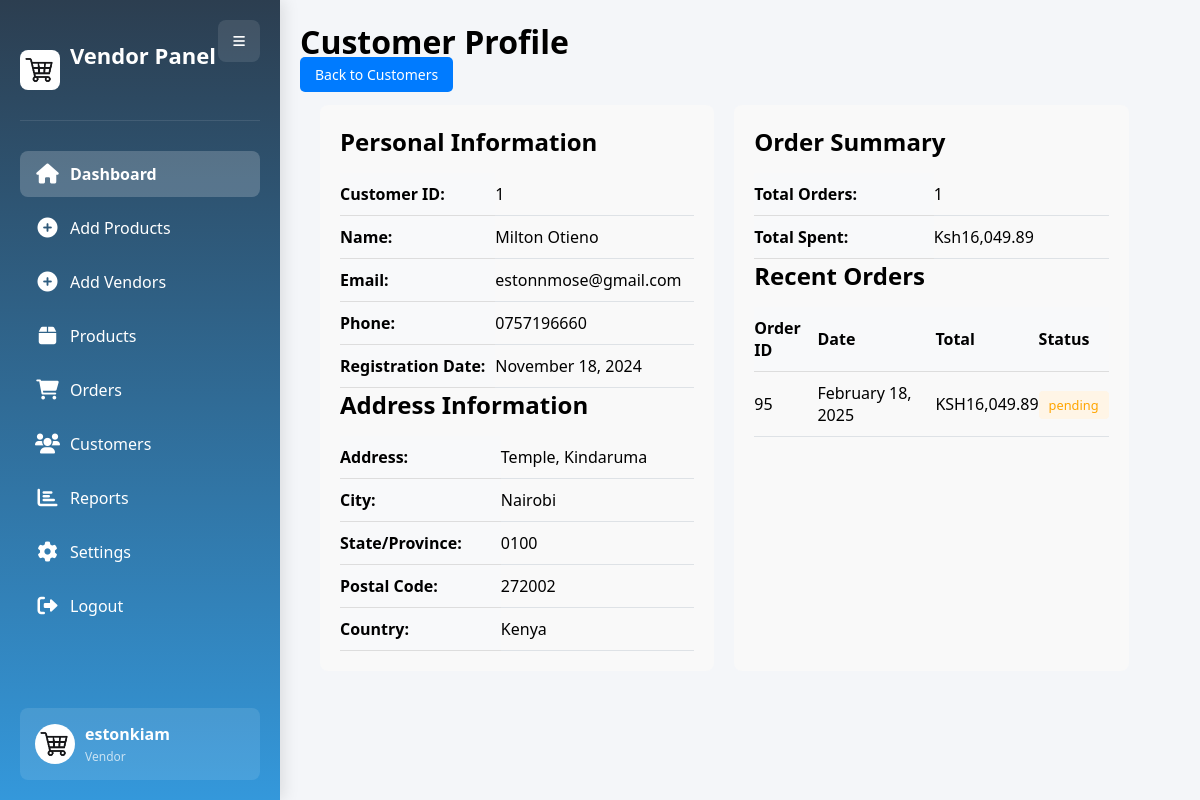
The page /admin/view_profile.php?id=1 (signed in) on the database its author committed.
### tables this page shows
CREATE TABLE `customers` (
  `customer_id` int(11) NOT NULL,
  `first_name` varchar(100) NOT NULL,
  `last_name` varchar(100) NOT NULL,
  `email` varchar(255) NOT NULL,
  `password` varchar(255) NOT NULL,
  `phone` varchar(20) DEFAULT NULL,
  `address_line1` varchar(255) DEFAULT NULL,
  `address_line2` varchar(255) DEFAULT NULL,
  `city` varchar(100) NOT NULL,
  `state` varchar(100) NOT NULL,
  `postal_code` varchar(20) NOT NULL,
  `country` varchar(100) NOT NULL,
  `created_at` timestamp NOT NULL DEFAULT current_timestamp(),
  `reset_token` varchar(255) DEFAULT NULL,
  `reset_token_expiry` datetime DEFAULT NULL
);

CREATE TABLE `orders` (
  `id` int(11) NOT NULL,
  `customer_id` int(11) NOT NULL,
  `total_amount` decimal(10,2) NOT NULL DEFAULT 0.00,
  `shipping_address` varchar(255) NOT NULL,
  `city` varchar(100) NOT NULL,
  `phone` varchar(20) NOT NULL,
  `payment_method` enum('mpesa','card','cash') NOT NULL,
  `payment_status` enum('pending','paid','failed') DEFAULT 'pending',
  `status` enum('pending','processing','shipped','delivered','cancelled') DEFAULT 'pending',
  `transaction_id` varchar(100) DEFAULT NULL,
  `created_at` timestamp NOT NULL DEFAULT current_timestamp(),
  `updated_at` timestamp NOT NULL DEFAULT current_timestamp() ON UPDATE current_timestamp(),
  `product_details` text DEFAULT NULL
);

### admin/view_profile.php (the view, shortened to what this page needs)
<?php
$servername = "localhost";
$username = "root";
$password = "";
$dbname = "ecommerce";
$customer_id = intval($_GET['id']);
$conn = new mysqli($servername, $username, $password, $dbname);
$stmt = $conn->prepare("
    SELECT
        c.customer_id,
        c.first_name,
        c.last_name,
        c.email,
        c.phone,
        c.created_at,
        c.address_line1,
        c.address_line2,
        c.city,
        c.state,
        c.postal_code,
        c.country,
        (SELECT COUNT(*) FROM orders WHERE customer_id = c.customer_id) as total_orders,
        (SELECT SUM(total_amount) FROM orders WHERE customer_id = c.customer_id) as total_spent
    FROM
        customers c
    WHERE
        c.customer_id = ?
");
$stmt->bind_param("i", $customer_id);
$stmt->execute();
$result = $stmt->get_result();
$customer = $result->fetch_assoc();
$orders_stmt = $conn->prepare("
    SELECT
        id,
        created_at,
        total_amount,
        status
    FROM
        orders
    WHERE
        customer_id = ?
    ORDER BY
        created_at DESC
    LIMIT 5
");
$orders_stmt->bind_param("i", $customer_id);
$orders_stmt->execute();
$orders_result = $orders_stmt->get_result();
?>
<!DOCTYPE html>
<html lang="en">
<head>
    <link href="https://cdnjs.cloudflare.com/ajax/libs/font-awesome/6.0.0/css/all.min.css" rel="stylesheet">
    <link rel="stylesheet" href="assets/css/admindash.css">
</head>
<body>
    <div class="container">
        <?php include('include/sidebar.php'); ?>
        <div class="main-content">
            <div class="profile-header">
                <h1>Customer Profile</h1>
                <div class="header-actions">
                    <a href="customers.php" class="btn btn-primary" style="text-decoration: none;">Back to Customers</a>
                </div>
            </div>
            <div class="profile-container">
                <div class="profile-details">
                    <h2>Personal Information</h2>
                    <table>
                        <tr>
                            <th>Customer ID:</th>
                            <td><?php echo $customer['customer_id']; ?></td>
                        </tr>
                        <tr>
                            <th>Name:</th>
                            <td><?php echo htmlspecialchars($customer['first_name'] . ' ' . $customer['last_name']); ?></td>
                        </tr>
                        <tr>
                            <th>Email:</th>
                            <td><?php echo htmlspecialchars($customer['email']); ?></td>
                        </tr>
                        <tr>
                            <th>Phone:</th>
                            <td><?php echo htmlspecialchars($customer['phone']); ?></td>
                        </tr>
                        <tr>
                            <th>Registration Date:</th>
                            <td><?php echo date('F j, Y', strtotime($customer['created_at'])); ?></td>
                        </tr>
                    </table>
                    <h2>Address Information</h2>
                    <table>
                        <tr>
                            <th>Address:</th>
                            <td>
                                <?php
                                echo htmlspecialchars($customer['address_line1']);
                                if (!empty($customer['address_line2'])) {
                                    echo ', ' . htmlspecialchars($customer['address_line2']);
                                }
                                ?>
                            </td>
                        </tr>
                        <tr>
                            <th>City:</th>
                            <td><?php echo htmlspecialchars($customer['city']); ?></td>
                        </tr>
                        <tr>
                            <th>State/Province:</th>
                            <td><?php echo htmlspecialchars($customer['state']); ?></td>
                        </tr>
                        <tr>
                            <th>Postal Code:</th>
                            <td><?php echo htmlspecialchars($customer['postal_code']); ?></td>
                        </tr>
                        <tr>
                            <th>Country:</th>
                            <td><?php echo htmlspecialchars($customer['country']); ?></td>
                        </tr>
                    </table>
                </div>
                <div class="orders-details">
                    <h2>Order Summary</h2>
                    <table>
                        <tr>
                            <th>Total Orders:</th>
                            <td><?php echo $customer['total_orders']; ?></td>
                        </tr>
                        <tr>
                            <th>Total Spent:</th>
                            <td>Ksh<?php echo number_format($customer['total_spent'], 2); ?></td>
                        </tr>
                    </table>
                    <h2>Recent Orders</h2>
                    <table>
                        <thead>
                            <tr>
                                <th>Order ID</th>
                                <th>Date</th>
                                <th>Total</th>
                                <th>Status</th>
                            </tr>
                        </thead>
                        <tbody>
                            <?php while($order = $orders_result->fetch_assoc()): ?>
                            <tr>
                                <td><?php echo $order['id']; ?></td>
                                <td><?php echo date('F j, Y', strtotime($order['created_at'])); ?></td>
                                <td>KSH<?php echo number_format($order['total_amount'], 2); ?></td>
                                <td>
                                    <span class="order-status <?php echo strtolower($order['status']); ?>">
                                        <?php echo htmlspecialchars($order['status']); ?>
                                    </span>
                                </td>
                            </tr>
                            <?php endwhile; ?>
                        </tbody>
                    </table>
                </div>
            </div>
        </div>
    </div>
</body>
</html>

### admin/include/sidebar.php (shortened to what this page needs)
<?php
$servername = "localhost";
$username = "root";
$password = "";
$dbname = "ecommerce";
$conn = new mysqli($servername, $username, $password, $dbname);
$admin_username = "Admin";
if (isset($_SESSION['admin_id'])) {
    $admin_id = $_SESSION['admin_id'];
    $query = "SELECT username FROM admins WHERE id = ?";
    $stmt = $conn->prepare($query);
    $stmt->bind_param("i", $admin_id);
    $stmt->execute();
    $stmt->bind_result($username);
    if ($stmt->fetch()) {
        $admin_username = $username;
    }
}
?>
<!DOCTYPE html>
<html>
<head>
    <link rel="stylesheet" href="https://cdnjs.cloudflare.com/ajax/libs/font-awesome/6.0.0/css/all.min.css">
</head>
<body>
    <div class="container">
        <div class="sidebar">
            <button class="toggle-btn">
                <i class="fas fa-bars"></i>
            </button>
            <div class="sidebar-header">
                <img src="assets/img/cart.jpg" alt="Logo">
                <h2>Vendor Panel</h2>
            </div>
            <ul>
                <li><a href="dashboard.php" class="active">
                    <i class="fas fa-home"></i><span>Dashboard</span>
                </a></li>
                <li><a href="addproducts.php">
                    <i class="fas fa-plus-circle"></i><span>Add Products</span>
                </a></li>
                <li><a href="registration.php">
                    <i class="fas fa-plus-circle"></i><span>Add Vendors</span>
                </a></li>
                <li><a href="productview.php">
                    <i class="fas fa-box"></i><span>Products</span>
                </a></li>
                <li><a href="orders.php">
                    <i class="fas fa-shopping-cart"></i><span>Orders</span>
                </a></li>
                <li><a href="customers.php">
                    <i class="fas fa-users"></i><span>Customers</span>
                </a></li>
                <li><a href="reports.php">
                    <i class="fas fa-chart-bar"></i><span>Reports</span>
                </a></li>
                <li><a href="settings.php">
                    <i class="fas fa-cog"></i><span>Settings</span>
                </a></li>
                <li><a href="logout.php">
                    <i class="fas fa-sign-out-alt"></i><span>Logout</span>
                </a></li>
            </ul>
            <div class="user-profile">
                <img src="assets/img/cart.jpg" alt="User Avatar">
                <div class="user-info">
                    <h4><?php echo htmlspecialchars($admin_username); ?></h4>
                    <p>Vendor</p>
                </div>
            </div>
        </div>
</body>
</html>

### admin/assets/css/admindash.css (style rules this page uses)
* { margin: 0; padding: 0; box-sizing: border-box; }
body { font-family: Arial, sans-serif; background-color: #f4f6f9; }
.container { display: flex; min-height: 100vh; }
.sidebar { width: 250px; background-color: #343a40; color: white; padding: 20px; }
.sidebar h2 { margin-bottom: 30px; text-align: center; }
.sidebar ul { list-style: none; }
.sidebar ul li { margin-bottom: 15px; }
.sidebar ul li a { color: white; text-decoration: none; display: block; padding: 10px; border-radius: 5px; }
.main-content { flex: 1; padding: 20px; }
table { width: 100%; border-collapse: collapse; margin-top: 15px; }
th, td { padding: 12px; text-align: left; border-bottom: 1px solid #dee2e6; }
th { background-color: #f8f9fa; }
.btn { padding: 8px 15px; border-radius: 5px; border: none; cursor: pointer; font-size: 14px; }
.btn-primary { background-color: #007bff; color: white; }

### admin/view_profile.php (style rules this page uses)
.profile-container { display: flex; gap: 20px; margin: 20px; }
.profile-details, .orders-details { flex: 1; background: #f9f9f9; padding: 20px; border-radius: 8px; }
.profile-details table, .orders-details table { width: 100%; }
.profile-details th, .orders-details th { text-align: left; padding: 10px 0; border-bottom: 1px solid #ddd; }
.profile-details td, .orders-details td { padding: 10px 0; }
.order-status { padding: 5px 10px; border-radius: 4px; font-size: 0.8em; }
.order-status.pending { background-color: #fff5e6; color: orange; }

### admin/include/sidebar.php (style rules this page uses)
* { margin: 0; padding: 0; box-sizing: border-box; font-family: 'Segoe UI', Tahoma, Geneva, Verdana, sans-serif; }
body { background-color: #f4f6f9; }
.container { display: flex; min-height: 100vh; }
.sidebar { width: 280px; background: linear-gradient(180deg, #2c3e50 0%, #3498db 100%); color: white; padding: 20px; position: relative; transition: all 0.3s cubic-bezier(0.4, 0, 0.2, 1); box-shadow: 4px 0 15px rgba(0, 0, 0, 0.1); }
.toggle-btn { position: absolute; right: 20px; top: 20px; background: rgba(255, 255, 255, 0.1); color: white; border: none; padding: 12px 15px; cursor: pointer; border-radius: 8px; transition: all 0.3s ease; z-index: 2; }
.sidebar-header { display: flex; align-items: center; padding: 20px 0; margin-bottom: 30px; border-bottom: 1px solid rgba(255, 255, 255, 0.1); }
.sidebar-header img { width: 40px; height: 40px; margin-right: 10px; border-radius: 8px; }
.sidebar-header h2 { font-size: 22px; font-weight: 600; color: #fff; }
.sidebar ul { list-style: none; padding: 0; }
.sidebar ul li { margin-bottom: 8px; }
.sidebar ul li a { color: white; text-decoration: none; display: flex; align-items: center; padding: 12px 15px; border-radius: 8px; font-size: 16px; transition: all 0.3s ease; }
.sidebar ul li a i { margin-right: 10px; font-size: 20px; width: 25px; text-align: center; }
.sidebar ul li a.active { background: rgba(255, 255, 255, 0.2); font-weight: 600; }
.user-profile { position: absolute; bottom: 20px; left: 20px; right: 20px; display: flex; align-items: center; background: rgba(255, 255, 255, 0.1); padding: 15px; border-radius: 8px; }
.user-profile img { width: 40px; height: 40px; border-radius: 50%; margin-right: 10px; }
.user-info { flex: 1; }
.user-info h4 { font-size: 16px; margin-bottom: 3px; }
.user-info p { font-size: 12px; opacity: 0.7; }
.main-content { flex: 1; padding: 20px; transition: all 0.3s ease; }

### rows shown on the page
customers: customer_id "1", first_name+last_name "Milton Otieno", email "estonnmose@gmail.com", phone "0757196660", created_at "November 18, 2024", address_line1 "Temple", address_line2 "Kindaruma", city "Nairobi", state "0100", postal_code "272002", country "Kenya"
orders: id "95", created_at "February 18, 2025", total_amount "16,049.89", status "pending"

### other values the page prints
$admin_username "estonkiam"
$customer['total_orders'] "1"
$customer['total_spent'] "16,049.89"
